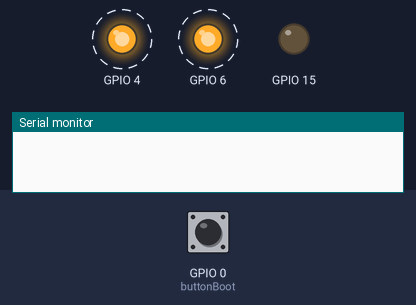
A program run on a simulated ESP32-S3. Parts: output pins drawn as LEDs (lit = HIGH), the last lines printed to the serial monitor. Dashed ring = blinking. Inputs (shaded band) come from the test bench; at power-on: GPIO 0 (buttonBoot) HIGH.

Above: at 1.2 s.
1.3 s: GPIO 0 (buttonBoot) pulled LOW for 0.15 s
At 3.8 s:
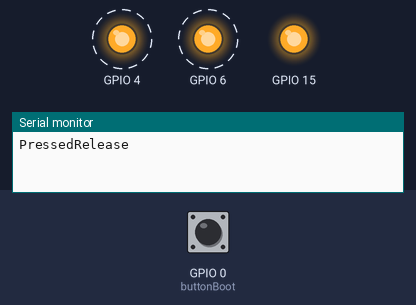
4.4 s: GPIO 0 (buttonBoot) pulled LOW for 1 s
7.4 s: GPIO 0 (buttonBoot) pulled LOW for 0.15 s
10.5 s: GPIO 0 (buttonBoot) pulled LOW for 3.2 s
15.2 s: GPIO 0 (buttonBoot) pulsed LOW 5 times (0.12 s each, 0.3 s apart)
Timing chart, 0 to 54.5 s (numbered marks = the images above; inputs shaded):
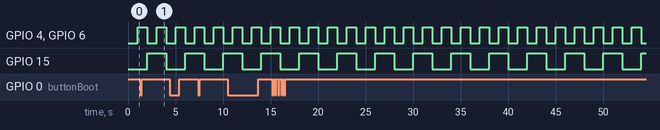

Measured:
- by itself, GPIO 4, GPIO 6: alternates HIGH for 1.0 s and LOW for 1.0 s
- by itself, GPIO 15: alternates HIGH for 2.0 s and LOW for 2.0 s

The program:

main.cpp
```cpp
#include <Arduino.h>
#include <led.h>
#include <button.h>


Led ledRed(4);
Led ledYellow(6);
Led ledGreen(15);

Button buttonBoot(0);


void setup()
{
    Serial.begin(115200);

    buttonBoot.init();

    ledRed.initLed();
    ledRed.turnOnBlink(1000);

    ledYellow.initLed();
    ledYellow.turnOnBlink(1000);

    ledGreen.initLed();
    ledGreen.turnOnBlink(2000);

}

void loop()
{
    buttonBoot.update();

    ledRed.update();
    ledYellow.update();
    ledGreen.update();

    if(buttonBoot.pressed())
    {
        Serial.print("Pressed");
    }
    if(buttonBoot.release())
    {
        Serial.print("Release");
    }
}
```

button.h
```cpp
#ifndef BUTTON_H
#define BUTTON_H

#include <Arduino.h>

class Button
{

    private:
    uint8_t pinButton;

    bool currentStateButton;
    bool lastStateButton = true;
    bool isRelease = false;
    bool isPressed = false;

    bool lastAction = true;

    uint32_t timeOfLastChange = 0;
    uint32_t timeDebounceMs = 20;


    public:

    Button(uint8_t pinButton);
    void init();
    void update();
    bool pressed();
    bool release();


};


#endif
```

led.h
```cpp
// ! include/led.h

#ifndef LED_H
#define LED_H

#include <Arduino.h>

class Led
{
    private:
    uint8_t pinLed;
    bool stateLed = false;
    bool isBlink = false;

    public:
    unsigned int lastBlinkTimeInMilliSeconds = 0;
    unsigned int timeToNextBlinkInMilleSeconds = 0;


    Led(uint8_t pin);
    Led(uint8_t pinLed,bool stateLed);

    void initLed();
    void update();

    void TurnOn();
    void TurnOff();

    void turnOnBlink(uint32_t timeToNextBlinkInMilleSeconds);
    void turnOffBlink();

    void changeState();

    uint8_t getPinLed();


    //TODO TurnOffBlink

};


#endif
```

button.cpp
```cpp
#include <button.h>

Button::Button(uint8_t pinButton)
{
    this->pinButton = pinButton;
}

void Button::init()
{
    pinMode(pinButton, INPUT_PULLUP);

    currentStateButton = digitalRead(pinButton);
    lastStateButton = currentStateButton;
    lastAction = currentStateButton;

}

void Button::update()
{
    isPressed = false;
    isRelease = false;

    currentStateButton = digitalRead(pinButton);

    if(currentStateButton != lastStateButton)
    {
        lastStateButton = currentStateButton;
        timeOfLastChange = millis();
    }

    const uint32_t timeAfterChange = millis() - timeOfLastChange;
    if(timeAfterChange > timeDebounceMs)
    {
        if(lastAction != currentStateButton)
        {
            lastAction = currentStateButton;

            const bool botaoPressionado = !currentStateButton;

            botaoPressionado?  isPressed = true : isRelease = true;
        }
    }
}

bool Button::pressed()
{
  return isPressed;
}

bool Button::release()
{
  return isRelease;
}
```

led.cpp
```cpp
//! src/led.cpp
#include <led.h>

Led::Led(uint8_t pinLed)
{
    this->pinLed = pinLed;
}

Led::Led(uint8_t pinLed, bool stateLed)
{
    this->pinLed = pinLed;
    this->stateLed = stateLed;
}

void Led::initLed()
{
    pinMode(pinLed, OUTPUT);
    digitalWrite(pinLed, stateLed);
    lastBlinkTimeInMilliSeconds = millis();
}

void Led::update()
{
    digitalWrite(pinLed, stateLed);
    if (millis() >= lastBlinkTimeInMilliSeconds + timeToNextBlinkInMilleSeconds && isBlink)
    {
        lastBlinkTimeInMilliSeconds = millis();
        changeState();
    }
}

void Led::TurnOn()
{
    stateLed = HIGH;
}

void Led::TurnOff()
{
    stateLed = LOW;
}

void Led::changeState()
{
    stateLed = !stateLed;
}

void Led::turnOnBlink(uint32_t timeToNextBlinkInMilleSeconds)
{
    isBlink = true;
    this->timeToNextBlinkInMilleSeconds = timeToNextBlinkInMilleSeconds;
}

void Led::turnOffBlink()
{
    isBlink = false;
    stateLed = false;
}

uint8_t Led::getPinLed()
{
    return pinLed;
}
```
